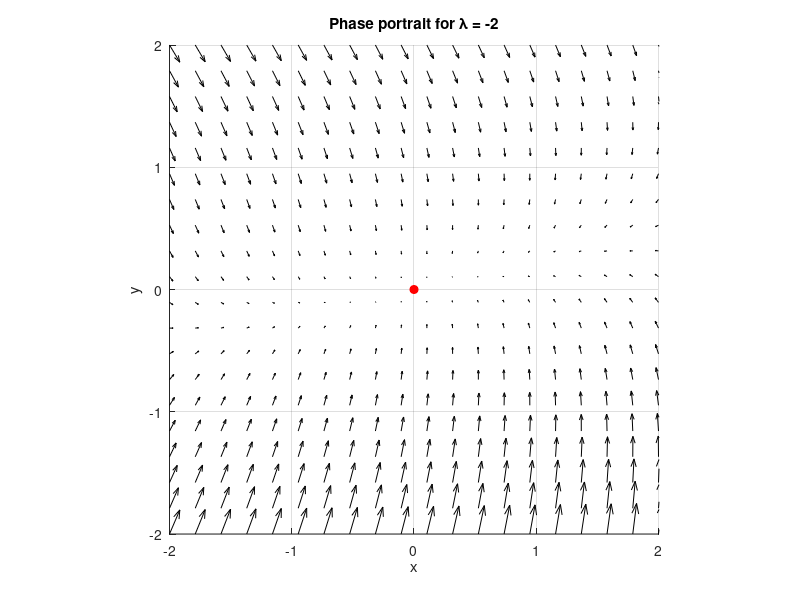
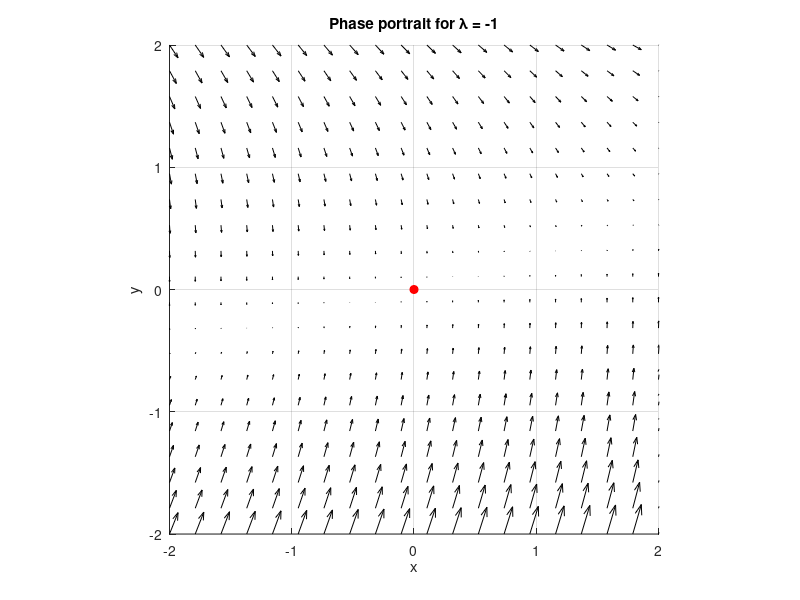
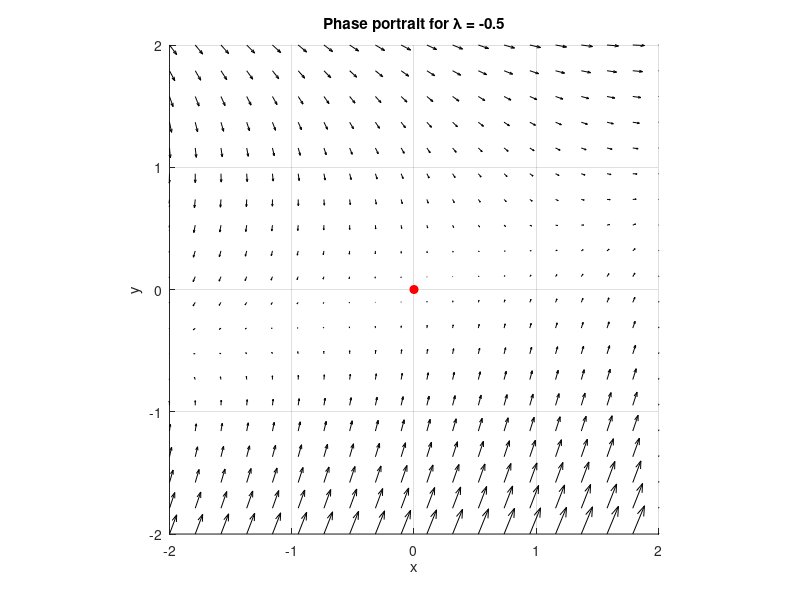
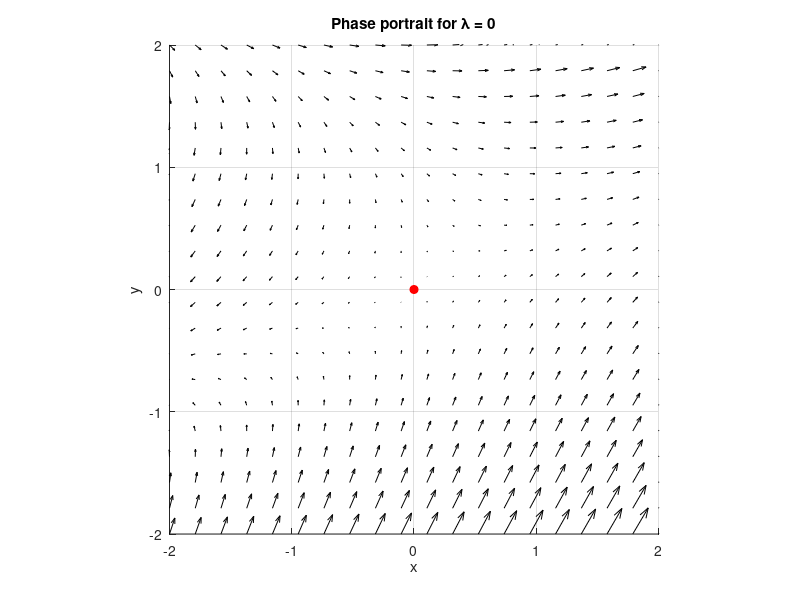

The MATLAB source for these figures, in order:
%% Bifurcation analysis for the system
% x' = (lambda + 1)x + y^2
% y' = 2(lambda - 1)y + x + y^2

clear; clc; close all;

%% Phase space grid
[x,y] = meshgrid(linspace(-2,2,20));

%% Parameter values (before, between and after bifurcations)
lambda_values = [-2, -1, -0.5, 0, 0.5, 1, 2];

for k = 1:length(lambda_values)
    lambda = lambda_values(k);

    % Vector field
    dx = (lambda + 1).*x + y.^2;
    dy = 2*(lambda - 1).*y + x + y.^2;

    figure; hold on; grid on
    quiver(x,y,dx,dy,'k')
    plot(0,0,'ro','MarkerFaceColor','r')

    axis equal
    axis([-2 2 -2 2])

    title(['Phase portrait for \lambda = ',num2str(lambda)])
    xlabel('x')
    ylabel('y')
end

%% Representative trajectories using ode45
lambda = 0;   % choose a value between the two bifurcations

f = @(t,z) [
    (lambda + 1)*z(1) + z(2)^2;
    2*(lambda - 1)*z(2) + z(1) + z(2)^2
];

tspan = [0 10];
initial_conditions = [
    0.2  0.2;
   -0.5  0.3;
    0.5 -0.5;
   -0.3 -0.2
];

figure; hold on; grid on
for i = 1:size(initial_conditions,1)
    [t,z] = ode45(f,tspan,initial_conditions(i,:));
    plot(z(:,1),z(:,2),'LineWidth',1.5)
end

plot(0,0,'ro','MarkerFaceColor','r')
axis equal
title('Trajectories for \lambda = 0')
xlabel('x')
ylabel('y')
